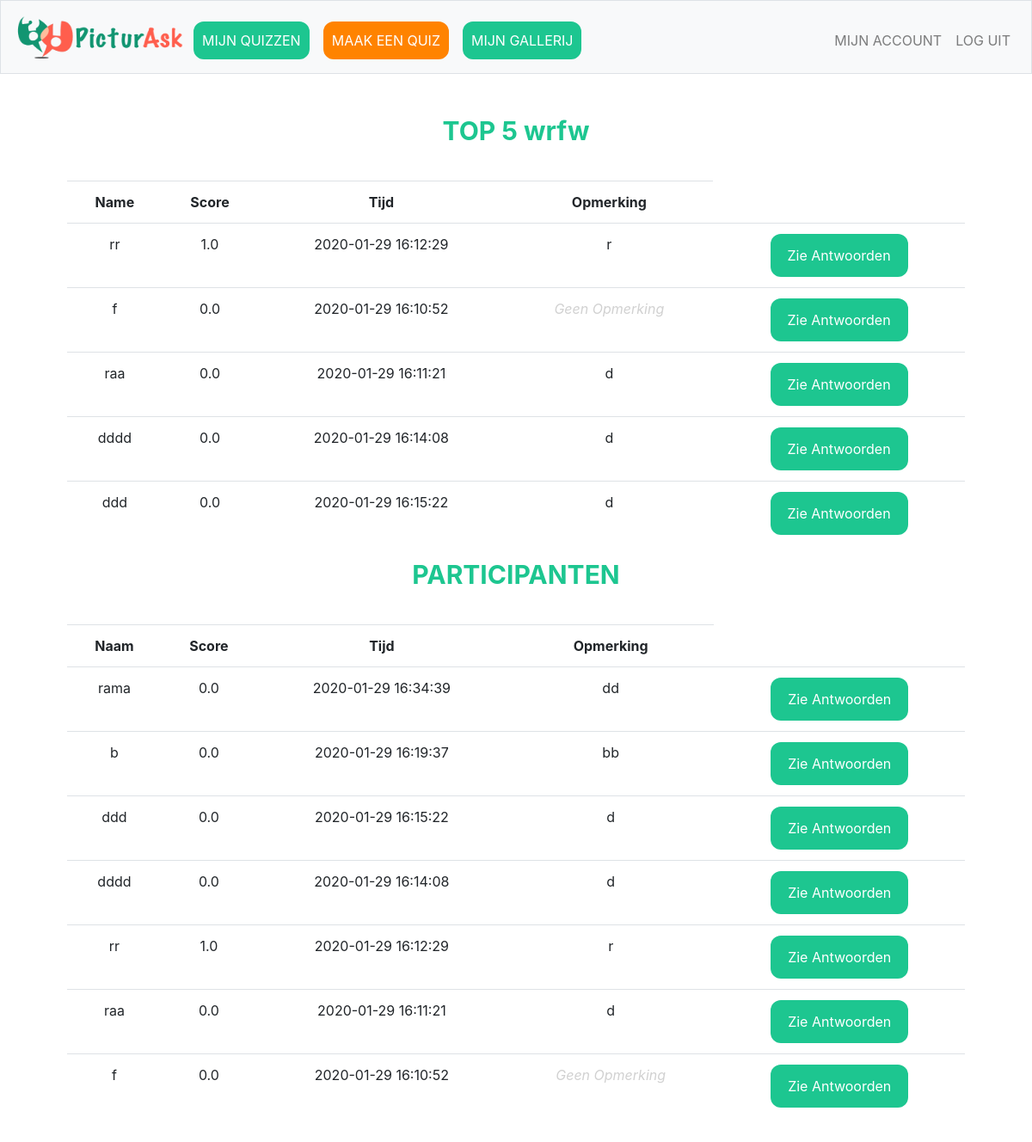
/results/95 (signed in), run on the app's committed database.
### tables this page shows
CREATE TABLE 'quizes' ('quiz_id' integer PRIMARY KEY AUTOINCREMENT NOT NULL,'user_id' integer NOT NULL, 'quiz_titel'  text NOT NULL  , 'date'  timestamp DEFAULT CURRENT_DATE  , 'gif' text, 'dankwoord' text);

CREATE TABLE 'participants' ('participant_id' integer PRIMARY KEY AUTOINCREMENT NOT NULL, 'quiz_id' integer NOT NULL, 'name' text NOT NULL,'score' real, 'time'  timestamp DEFAULT CURRENT_TIMESTAMP  , 'comment' text DEFAULT '');

### application.py (the view)
@app.route("/results/<quiz_id>", methods=["GET", "POST"])
@login_required
def results(quiz_id):
    quiz_naam = db.execute("SELECT quiz_titel FROM quizes WHERE quiz_id = :quiz_id", quiz_id=quiz_id)[0]["quiz_titel"]
    participanten_lijst = db.execute("SELECT * FROM participants WHERE quiz_id = :quiz_id", quiz_id=quiz_id)
    participanten_lijst.reverse()
    top_participanten = sorted(participanten_lijst, key=lambda x:x["score"])
    top_participanten.reverse()
    return render_template("results.html", participanten_lijst=participanten_lijst, quiz_naam=quiz_naam, top_participanten=top_participanten[:5])

### application.py (called while the page is built)
@app.after_request
def after_request(response):
    response.headers["Cache-Control"] = "no-cache, no-store, must-revalidate"
    response.headers["Expires"] = 0
    response.headers["Pragma"] = "no-cache"
    return response

### helpers.py (called while the page is built)
def login_required(f):
    @wraps(f)
    def decorated_function(*args, **kwargs):
        if session.get("user_id") is None:
            return redirect("/login")
        return f(*args, **kwargs)
    return decorated_function

### templates/results.html (shortened to what this page needs)
{% extends "layout.html" %}
{% block main %}
    <form action="/results/{{quiz_id}}" method="post">
        <div class="form-group">
            <table class="table table-hoverable">
                {% if top_participanten %}
                <h2>TOP 5 {{quiz_naam}}</h2>
                <tr>
                    <th>Name</th>
                    <th>Score</th>
                    <th>Tijd</th>
                    <th>Opmerking</th>
                </tr>
                {% for participant in top_participanten %}
                    <tr>
                        <td>{{participant["name"]}}</td>
                        <td>{{participant["score"]}}</td>
                        <td>{{participant["time"]}}</td>
                        {% if participant["comment"] == "" %}
                            <td><i><font color=#D1D1D1>Geen Opmerking</font></i></td>
                        {% else%}
                            <td>{{participant["comment"]}}</td>
                        {% endif %}
                        <td> <button type="button" class="btn login" style=width:160px; onclick="window.location.href='/antwoord/{{participant['participant_id']}}'">Zie Antwoorden</button></td>
                    </tr>
                {% endfor %}
            </table>
            <table class="table table-hoverable">
                <h2>PARTICIPANTEN {{quiz_name}}</h2>
                <tr>
                    <th>Naam</th>
                    <th>Score</th>
                    <th>Tijd</th>
                    <th>Opmerking</th>
                </tr>
                {% for participant in participanten_lijst %}
                    <tr>
                        <td>{{participant["name"]}}</td>
                        <td>{{participant["score"]}}</td>
                        <td>{{participant["time"]}}</td>
                        {% if participant["comment"] == "" %}
                            <td><i><font color=#D1D1D1>Geen Opmerking</font></i></td>
                        {% else%}
                            <td>{{participant["comment"]}}</td>
                        {% endif %}
                        <td> <button type="button" class="btn login" style=width:160px; onclick="window.location.href='/antwoord/{{participant['participant_id']}}'">Zie Antwoorden</button></td>
                    </tr>
                {% endfor %}
            </table>
        </div>
    </form>
    {% else %}
      <br><br><br><br><h2>Deze quiz heeft nog geen participanten</h2><br>
    {% endif %}
{% endblock %}

### static/styles.css (style rules this page uses)
body { background-color: white; background-repeat: no-repeat; background-size: cover; }
table { margin-top: 40px; }
button { -webkit-transition-duration: 0.4s; transition-duration: 0.4s; width:50%; height: 50px; background-color: #1DC690; color: #3D550C; border-radius: 12px; }
h2 { font-size: 30px; font-weight: bold; color: #1DC690; }
.login { -webkit-transition-duration: 0.4s; transition-duration: 0.4s; width:30%; height: 50px; background-color: #1DC690; outline: none; color: white; border-radius: 12px; }

### data on the page
quizes: quiz_titel "wrfw"
participants: name "rr", score "1.0", time "2020-01-29 16:12:29", comment "r"
participants: name "f", score "0.0", time "2020-01-29 16:10:52", comment "Geen Opmerking"
participants: name "raa", score "0.0", time "2020-01-29 16:11:21", comment "d"
participants: name "dddd", score "0.0", time "2020-01-29 16:14:08", comment "d"
participants: name "ddd", score "0.0", time "2020-01-29 16:15:22", comment "d"
participants: name "rama", score "0.0", time "2020-01-29 16:34:39", comment "dd"
participants: name "b", score "0.0", time "2020-01-29 16:19:37", comment "bb"
